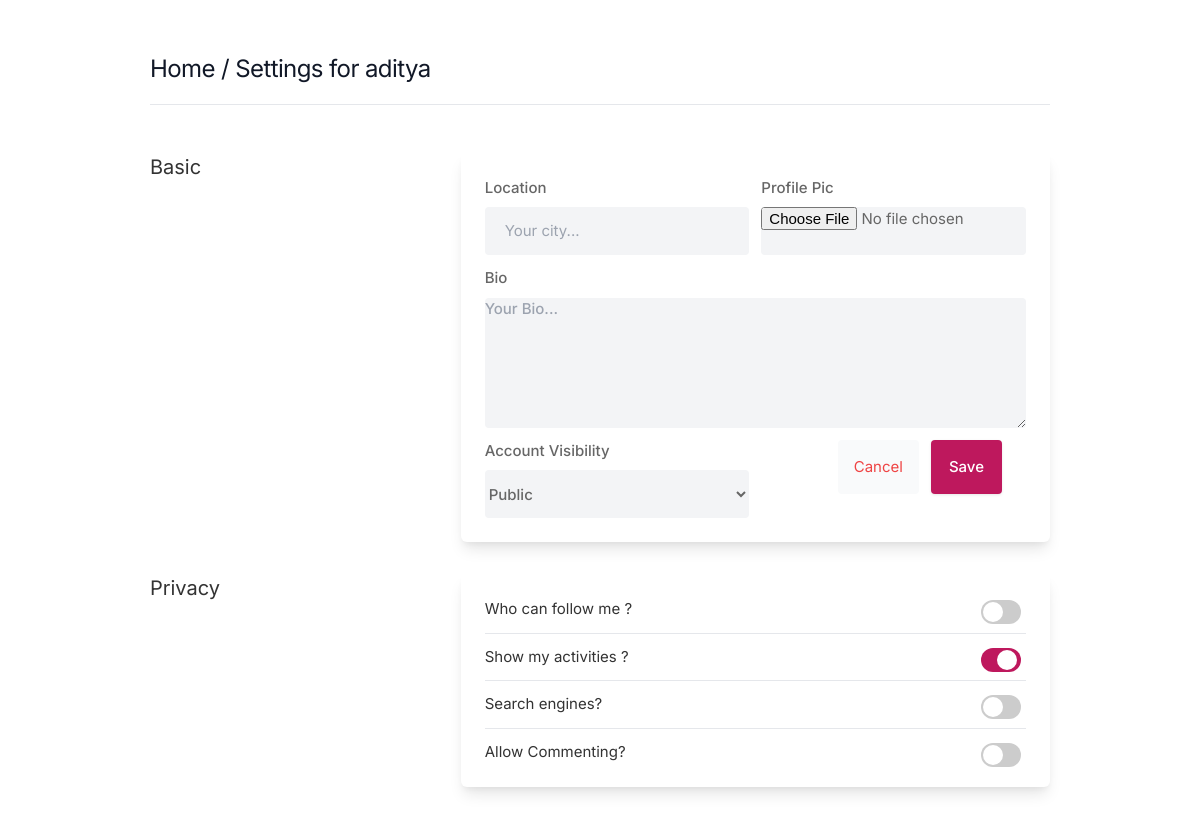
Before: /settings/ (signed in) with the older database file.
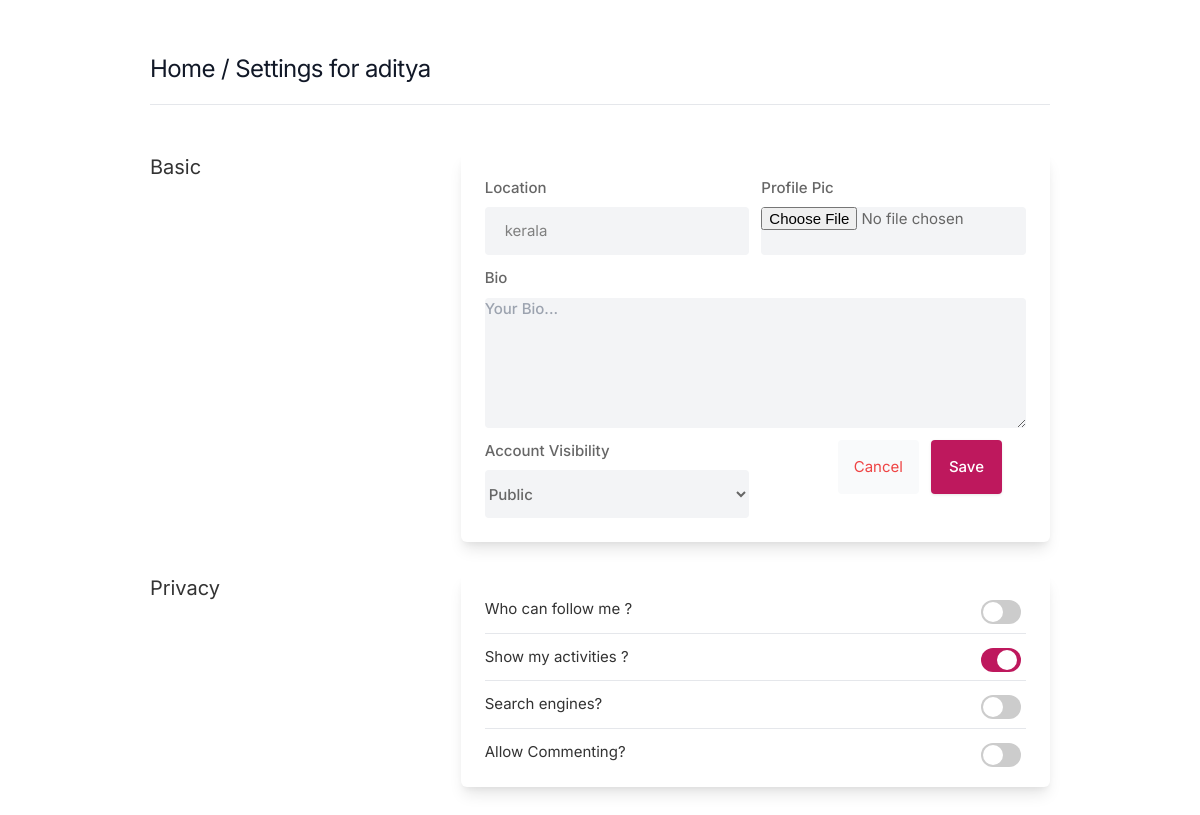
After: the same page with the newer database file.
### djinsta/models.py (models this page shows, shortened)
class Profile(models.Model):
    followers=models.IntegerField(default=0)
    user=models.ForeignKey(User,on_delete=models.CASCADE)
    id_user=models.IntegerField()
    bio=models.TextField(max_length=256)
    profile_img=models.ImageField(upload_to='profile_images',default='default.png')
    location=models.CharField(max_length=100,blank=True)
    account_visibility= models.BooleanField(default=False) #if true account is private else public

### djinsta/views.py (the view)
# urls.py: path('settings/',settings,name='settings'),
@login_required(login_url='/signin')
def settings(request):
    print("settings loading/......")
    curr_user=Profile.objects.get(user=request.user)
    if request.method=='POST':
        if request.FILES['image']==None:
            print("default image loaded")
            curr_user.profile_img=curr_user.profile_img
            curr_user.bio=request.POST['bio']
            curr_user.location=request.POST['location']
            bool=request.POST['checkprivacy']
            if bool=="0":
                curr_user.account_visibility=False
            else:
                curr_user.account_visibility=True
            curr_user.save()
        else:
            print("personal image dp")
            curr_user.profile_img=request.FILES['image']
            print(curr_user.profile_img)
            curr_user.bio=request.POST['bio']
            curr_user.location=request.POST['location']
            bool=request.POST['checkprivacy']
            if bool=="0":
                curr_user.account_visibility=False
            else:
                curr_user.account_visibility=True
            curr_user.save()
        return redirect('/')
    else:
        return render(request,'djinsta/setting.html',{'user_profile':curr_user})

### djinsta/templates/djinsta/setting.html (shortened to what this page needs)
{% load static %}
<!DOCTYPE html>
<html lang="en">
<head>
    <link rel="stylesheet" href="{% static 'assets/css/icons.css' %}">
    <link rel="stylesheet" href="{% static 'assets/css/uikit.css' %}">
    <link rel="stylesheet" href="{% static 'assets/css/style.css' %}">
    <link rel="stylesheet" href="{% static 'assets/css/tailwind.css' %}">
</head>
<body>
            <div class="container m-auto">
                <h1 class="text-2xl leading-none text-gray-900 tracking-tight mt-3"><a href="/">Home </a> / Settings for {{user.username}} </h1>
                <br>
                <hr>
                <div class="grid lg:grid-cols-3 mt-12 gap-8">
                    <div>
                        <h3 class="text-xl mb-2"> Basic</h3>
                    </div>
                    <div class="bg-white rounded-md lg:shadow-lg shadow col-span-2">
                    <form action="" method="post" enctype="multipart/form-data">
                       <div class="grid grid-cols-2 gap-3 lg:p-6 p-4">
                           <div>
                               <label for=""> Location</label>
                               <input type="text" placeholder="Your city..." class="shadow-none bg-gray-100" name="location" value="{{user_profile.location}}">
                            </div>
                            <div>
                                <label for="">Profile Pic</label>
                                <input type="file"  class="shadow-none bg-gray-100" placeholder="Choose Your DP" name="image" value="{{user_profile.profile_img.url}}">
                             </div>
                            <div class="col-span-2">
                                <label for="about">Bio</label>
                                <textarea id="about"  rows="3"  class="shadow-none bg-gray-100" placeholder="Your Bio..." name="bio" value="{{user_profile.bio}}"></textarea>
                            </div>
                            <div>
                               <label for=""> Account Visibility </label>
                               <select id="relationship" name="checkprivacy"  class="shadow-none bg-gray-100" value="{{user_profile.account_visibility}}">
                                <option value="0">Public</option>
                              </select>
                            </div>
                            <div class="bg-gray-10 p-6 pt-0 flex justify-end space-x-3">
                                <button class="p-2 px-4 rounded bg-gray-50 text-red-500"> Cancel </button>
                                <button type="submit" class="button bg-blue-700"> Save </button>
                            </div>
                       </div>
                    </div>
                    <div>
                        <h3 class="text-xl mb-2"> Privacy</h3>
                    </div>
                    <div class="bg-white rounded-md lg:shadow-lg shadow lg:p-6 p-4 col-span-2">
                    <div class="space-y-3">
                        <div class="flex justify-between items-center">
                            <div>
                                <h4> Who can follow me ?</h4>
                            </div>
                            <div class="switches-list -mt-8 is-large">
                                <div class="switch-container">
                                    <label class="switch"><input type="checkbox"><span class="switch-button"></span> </label>
                                </div>
                            </div>
                        </div>
                        <hr>
                        <div class="flex justify-between items-center">
                            <div>
                                <h4> Show my activities ?</h4>
                            </div>
                            <div class="switches-list -mt-8 is-large">
                                <div class="switch-container">
                                    <label class="switch"><input type="checkbox" checked><span class="switch-button"></span> </label>
                                </div>
                            </div>
                        </div>
                        <hr>
                        <div class="flex justify-between items-center">
                            <div>
                                <h4> Search engines?</h4>
                            </div>
                            <div class="switches-list -mt-8 is-large">
                                <div class="switch-container">
                                    <label class="switch"><input type="checkbox"><span class="switch-button"></span> </label>
                                </div>
                            </div>
                        </div>
                        <hr>
                        <div class="flex justify-between items-center">
                            <div>
                                <h4> Allow Commenting?</h4>
                            </div>
                            <div class="switches-list -mt-8 is-large">
                                <div class="switch-container">
                                    <label class="switch"><input type="checkbox"><span class="switch-button"></span> </label>
                                </div>
                            </div>
                        </div>
                    </div>
                    </div>
                    <br>
                </div>
            </div>
</body>
</html>

### djinsta/templates/djinsta/setting.html (style rules this page uses)
body { background-color: white !important; }

Changed rows visible on the page:
changed Profile "Public": location (not shown) → "kerala"
